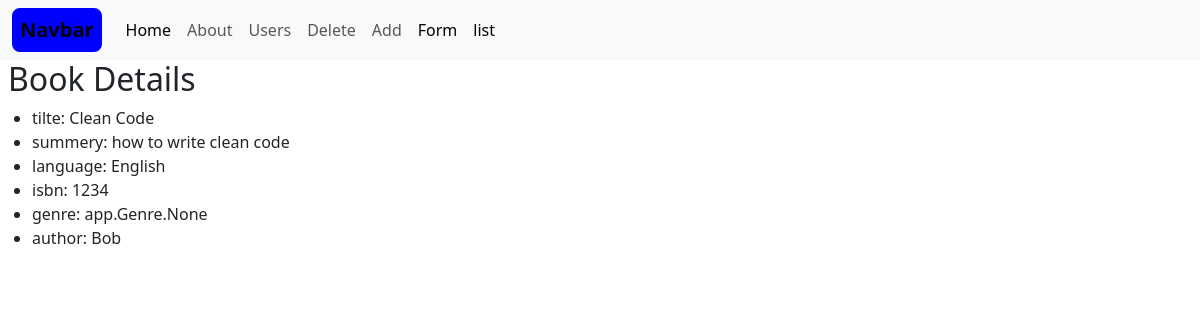
The app's page /app/detail-book/1 with its own data.
### app/models.py (models this page shows, shortened)
class Book(models.Model):
    title = models.CharField(max_length=200)
    author = models.ForeignKey('Author', on_delete=models.SET_NULL, null=True)
    genre = models.ManyToManyField(Genre)
    language = models.ForeignKey(Language, on_delete=models.SET_NULL, null=True)
    summery = models.TextField()
    isbn = models.CharField('ISBN',max_length=13, unique=True)
    img= models.ImageField(upload_to='books/', null=True, blank=True)

class Language(models.Model):
    name = models.CharField(max_length=100)
    def __str__(self):
        return self.name

class Author(models.Model):
    first_name = models.CharField(max_length=100)
    last_name = models.CharField(max_length=100)
    date_of_birth = models.DateField(null=True, blank=True)
    class Meta:
        verbose_name = 'Author'
        verbose_name_plural = 'Authors_List'
        ordering = ['last_name', 'first_name']

### app/views.py (the view)
# urls.py: path('detail-book/<int:pk>', views.BookDetails.as_view(), name='detailsBook'),
class BookDetails(generic.DetailView):
    template_name = 'app/bookDetails.html'
    model = models.Book
    context_object_name = 'book'  # This will be used in the template to access the user object

### app/templates/app/bookDetails.html (shortened to what this page needs)
{% extends 'app/layout.html' %}
{% block content %}
<h2 class="px-2">Book Details</h2>
<ul>
  <li>tilte: {{ book.title }}</li>
  <li>summery: {{ book.summery }}</li>
  <li>language: {{ book.language }}</li>
  <li>isbn: {{ book.isbn }}</li>
  <li>genre: {{ book.genre }}</li>
  <li>author: {{ book.author.last_name }}</li>
</ul>
{% endblock content %}

### records on screen
Book: title "Clean Code", summery "how to write clean code", language "English", isbn "1234", genre "app.Genre.None", author.last_name "Bob"
